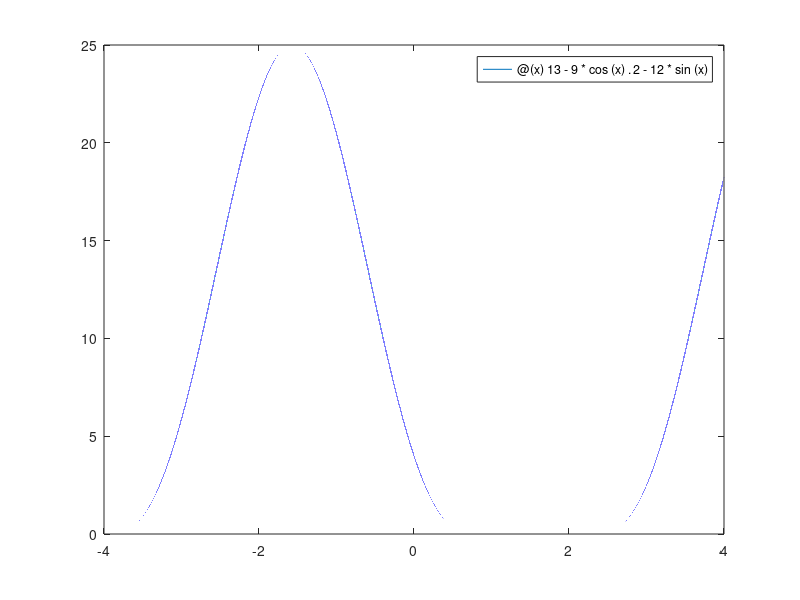

Write the MATLAB code that produced this figure. (Note: this script raises an error after producing the figure.)
%% Optimization
% with built-in Matlab functions
% previously: 
% fzero
% fsolve
% roots

%% NEw functions for function minimalization
% fminbnd, fminsearch, fminunc

%% One-variate function minimalization
% fminbnd(f,xmin,xmax) 

% Find the minimum of the f(x) = 13-9cos^2(x)-12sin(x) function
% in the [-4,4] interval
f=@(x) 13-9*cos(x).^2-12*sin(x);
fplot(f,[-4,4])
%%
[x,fval]=fminbnd(f,0,1)
%%
[x,fval]=fminbnd(f,2,3)

%% Multivariate functions


f = @(x1,x2) x1.^3 + x2.^3 - 3*x1 - 3*x2;
fsurf(f)
%%
fmesh(f)
%% Creating gridpoints for a plot
xx=linspace(-2,2)
yy=xx
[X,Y]=meshgrid(xx,yy)
%%
%Z=X.^3+Y.^3-3*X-3*Y;
Z = f(X,Y);
figure 
mesh(X,Y,Z)
%%
surf(X,Y,Z)
%% Contour lines - contour plot
fcontour(f,[-2,2])
%%
xx=linspace(-2,2);
yy=xx;
[X,Y]=meshgrid(xx,yy);
Z=f(X,Y);
figure
contour(X,Y,Z)
axis equal

%% draw gradient vectors 

[X,Y]=meshgrid(linspace(-2,2));
Z=f(X,Y);
[dX,dY]=gradient(Z);
hold on
quiver(X,Y,dX,dY)
%% use sparse gridpoints to calculate the gradient
[X,Y]=meshgrid(linspace(-2,2,11));
Z=f(X,Y);
[dX,dY]=gradient(Z);
hold on
quiver(X,Y,dX,dY)
% Draw the negative gradient that points to the descending slope, in the
% direction of the local minimum points.
% quiver(X,Y,-dX,-dY)
%% Multivariate function minimalization
% fminsearch
% fminunc 
% instead of a two-variate function definition:
% f = @(x1,x2) x1.^3 + x2.^3 - 3*x1 - 3*x2;
% for optimization every function should be defined as single variate function
f = @(x) x(1)^3+x(2)^3-3*x(1)-3*x(2);

[xopt,fopt]=fminsearch(f,[0.5,0.5]) 
%%
[xopt,fopt]=fminunc(f,[0.5,0.5])

%% Exercise
% Calculate the local minimum  at [-2,2]x[-2,2]
% of the following function! And draw 3D and countour plots.
% f(x1,x2) = x1^5 - 3*x1 + x2^5 - 3*x2

% Always look at the figure of the function!

f = @(x1,x2) x1.^5 - 3*x1 + x2.^5 - 3*x2;
interval = [-2,2,-2,2];
figure
subplot(1,2,1)
fsurf(f,interval)

subplot(1,2,2)
[X,Y]=meshgrid(linspace(-2,2));
Z=f(X,Y);
contour(X,Y,Z)
axis equal
[X,Y]=meshgrid(linspace(-2,2,15));
Z=f(X,Y);
[dX,dY]=gradient(Z);
hold on
quiver(X,Y,-dX,-dY)

%%
f = @(x) x(1).^5 - 3*x(1) + x(2).^5 - 3*x(2);
[xopt,fopt] = fminsearch(f,[2,2])
